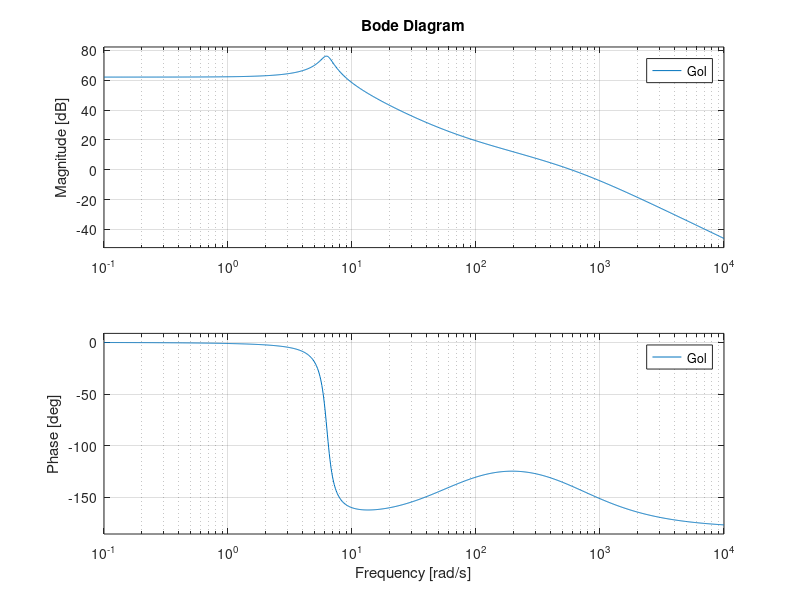

The MATLAB script that drew this image: (Note: this script raises an error after producing the figure.)
% Noise budget test script
%
% $Id$

%% Add paths
clear all
close all
svnDir = '/ligo/svncommon/NbSVN/aligonoisebudget/trunk/';
addpath([svnDir 'Common/Utils/SimulinkNb'])
addpath([svnDir 'Common/Utils/NoiseModel/'])
addpath([svnDir 'Common/Utils/'])
addpath(genpath([svnDir 'Dev/Utils/']))


%% Define some filters and plot expected OLTF
Sen = 5e3;
Filt = zpk(-2*pi*10,-2*pi*100,10);
Act = zpk([],[-2*pi*(0.1+0.995*i) -2*pi*(0.1-0.995*i)],10);
Gol = Sen*Filt*Act;
figure(100)
bode(Gol)
grid on

%% Define some parameters and get live parts parameters
freq = logspace(-2,2,1000);
liveModel = 'TEST_Live';
dof = 'TST';    % name of DOF to plot NB
startTime = 1078250000;   % start GPS time
durationTime = 512;
IFO = 'H1';
site = 'LHO';

% Try setting different NDS server if you couldn't get data
% setenv('LIGONDSIP','h1nds1:8088');
% mdv_config;

% load cached outputs
loadFunctionCache()

% get live parts parameters
liveParts(liveModel, startTime, durationTime, freq)

%% Compute noises and save cache
% Compute noises
[noises, sys] = nbFromSimulink(liveModel, freq, 'dof', dof);

% save cached outputs
saveFunctionCache();

%% Make a quick NB plot
disp('Plotting noises')
nb = nbGroupNoises(liveModel, noises, sys);

% Get noise data from DAQ. Put NdNoiseSource block with DAQ channel
% specified. Put something (e.g. 1) in ASD parameter of that block.
%nb = nbAcquireData(liveModel, sys, nb, startTime, durationTime);

nb.sortModel();
matlabNoisePlot(nb);
figure(1)
ylim([1e-6,1e1])

%% plot expected curve from calculation

[mag,ph]=bode((1+Gol)/(Filt*Sen),2*pi*freq);
loglog(freq,squeeze(mag),'b.')
hold on

[mag,ph]=bode(1/Sen,2*pi*freq);
loglog(freq,freq./freq/Sen,'r.')

